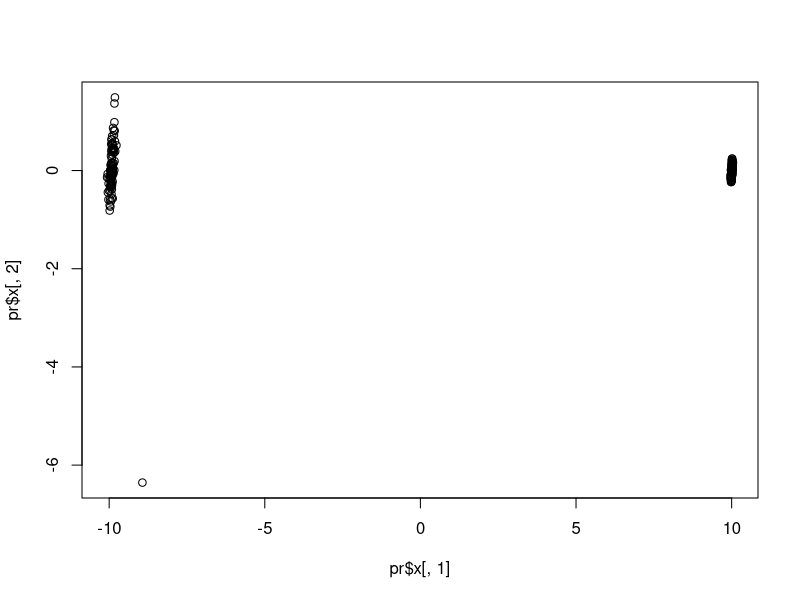

Reproduce this figure in R.

x <- 1:100
y1 <- c()
for(j in 1:100){ y1 <- cbind(y1, 2*x+3 + rnorm(100)) }
y2 <- c()
for(j in 1:100){ y2 <- cbind(y2, -1*x^2+30 + runif(100)) }
y1 <- cbind(y1,y2,runif(100))
pr <- prcomp(t(y1), scale = T, center=T)
plot(pr$x[,1], pr$x[,2])
which(pr$x[,2] <= -6) ## how to find outliers

pr <- prcomp(t(y1), scale = F, center=F)
max(abs(t(y1)%*%pr$rotation - pr$x))  ### relations
